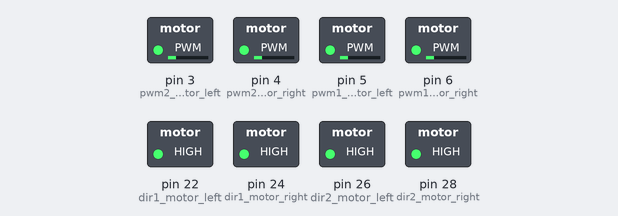
Simulated run of this sketch. Board: Arduino Mega 2560, built with avr-gcc and run on an emulated ATmega2560. On the bench: switched loads named in the sketch (green lamp = pin HIGH). What the sketch prints to the serial monitor is not drawn.

Above: at 1.1 s.
At 4.1 s:
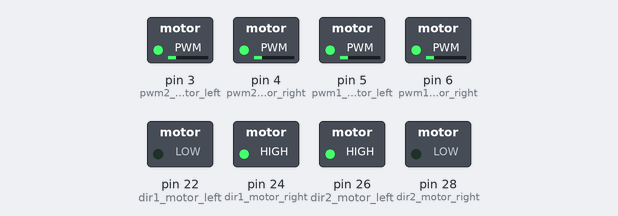
At 10.1 s:
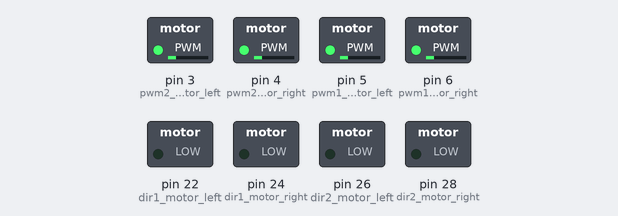
At 19.1 s:
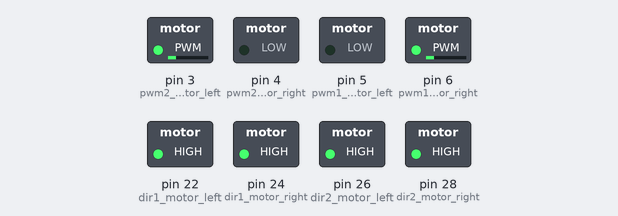
At 25.1 s:
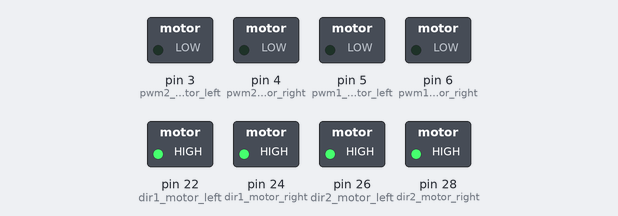
At 36.1 s:
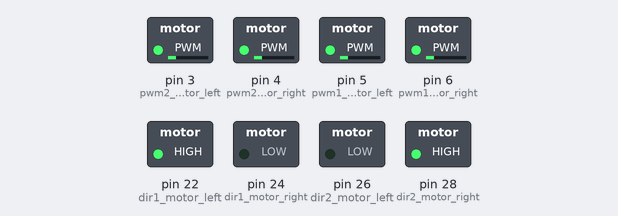
Timing chart, 0 to 40.0 s (numbered marks = the images above):
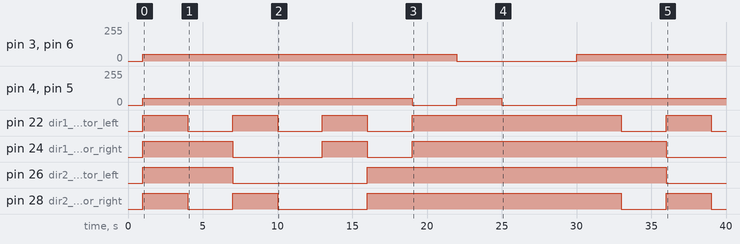

Measured:
- by itself, pin 3 (pwm2_motor_left), pin 6 (pwm1_motor_right): 0/255 → 50/255 at 1.0 s, → 0/255 21.0 s later, → 50/255 8.0 s later
- by itself, pin 4 (pwm2_motor_right), pin 5 (pwm1_motor_left): goes 50/255 18.0 s, 0/255 3.0 s, 50/255 3.0 s, 0/255 5.0 s, then 50/255
- by itself, pin 22 (dir1_motor_left): goes 3 × (HIGH 3.0 s, LOW 3.0 s), HIGH 14.0 s, LOW 3.0 s, HIGH 3.0 s, then LOW
- by itself, pin 24 (dir1_motor_right): goes HIGH 6.0 s, LOW 6.0 s, HIGH 3.0 s, LOW 3.0 s, HIGH 17.0 s, then LOW
- by itself, pin 26 (dir2_motor_left): LOW → HIGH at 1.0 s, → LOW 6.0 s later, → HIGH 9.0 s later, → LOW 20.0 s later
- by itself, pin 28 (dir2_motor_right): LOW → HIGH at 1.0 s, → LOW 3.0 s later, → HIGH 3.0 s later, → LOW 3.0 s later, … (8 changes in this stretch)

The sketch:

MotorTest.ino
```cpp
int pwm1_motor_right=6;                //pwm mottor right connect to AN2 at MDS10
int pwm1_motor_left=5;                 //pwm mottor left connect to AN1 at MDS10
int dir1_motor_right=24;                //dir1ection mottor right connect to DIG2 at MDS10
int dir1_motor_left=22;                 //dir11ection mottor left connect to DIG1 at MDS10
int pwm2_motor_right=4;                //pwm mottor right connect to AN2 at MDS10
int pwm2_motor_left=3;                 //pwm mottor left connect to AN1 at MDS10
int dir2_motor_right=28;                //dir1ection mottor right connect to DIG2 at MDS10
int dir2_motor_left=26;                 //dir11ection mottor left connect to DIG1 at MDS10


void setup() {
  Serial.begin(9600);
  pinMode(24,OUTPUT);
  pinMode(5,OUTPUT);
  pinMode(6,OUTPUT);
  pinMode(22,OUTPUT);
  pinMode(28,OUTPUT);
  pinMode(3,OUTPUT);
  pinMode(4,OUTPUT);
  pinMode(26,OUTPUT);
  delay(1000);      // to make the input data in low.
  while (!Serial){
    ;
  }
// put your  setup code here, to run once:

}

void loop() {

  Serial.print("Forward");
  analogWrite(pwm1_motor_right,50);
  analogWrite(pwm1_motor_left,50);
  analogWrite(pwm2_motor_right,50);
  analogWrite(pwm2_motor_left,50);
  digitalWrite(dir1_motor_right,HIGH);
  digitalWrite(dir1_motor_left,HIGH);
  digitalWrite(dir2_motor_right,HIGH);
  digitalWrite(dir2_motor_left,HIGH);
  delay(3000);

  Serial.print("Right Slide");
  analogWrite(pwm1_motor_right,50);
  analogWrite(pwm1_motor_left,50);
  analogWrite(pwm2_motor_right,50);
  analogWrite(pwm2_motor_left,50);
  digitalWrite(dir1_motor_right,HIGH);
  digitalWrite(dir1_motor_left,LOW);
  digitalWrite(dir2_motor_right,LOW);
  digitalWrite(dir2_motor_left,HIGH);
  delay(3000);

  Serial.print("Left Slide");
  analogWrite(pwm1_motor_right,50);
  analogWrite(pwm1_motor_left,50);
  analogWrite(pwm2_motor_right,50);
  analogWrite(pwm2_motor_left,50);
  digitalWrite(dir1_motor_right,LOW);
  digitalWrite(dir1_motor_left,HIGH);
  digitalWrite(dir2_motor_right,HIGH);
  digitalWrite(dir2_motor_left,LOW);
  delay(3000);

  Serial.print("Reverse");
  analogWrite(pwm1_motor_right,50);
  analogWrite(pwm1_motor_left,50);
  analogWrite(pwm2_motor_right,50);
  analogWrite(pwm2_motor_left,50);
  digitalWrite(dir1_motor_right,LOW);
  digitalWrite(dir1_motor_left,LOW);
  digitalWrite(dir2_motor_right,LOW);
  digitalWrite(dir2_motor_left,LOW);
  delay(3000);

  Serial.print("Rotate Clockwise");
  analogWrite(pwm1_motor_right,50);
  analogWrite(pwm1_motor_left,50);
  analogWrite(pwm2_motor_right,50);
  analogWrite(pwm2_motor_left,50);
  digitalWrite(dir1_motor_right,HIGH);
  digitalWrite(dir1_motor_left,HIGH);
  digitalWrite(dir2_motor_right,LOW);
  digitalWrite(dir2_motor_left,LOW);
  delay(3000);


  Serial.print("Rotate Counter Clockwise");
  analogWrite(pwm1_motor_right,50);
  analogWrite(pwm1_motor_left,50);
  analogWrite(pwm2_motor_right,50);
  analogWrite(pwm2_motor_left,50);
  digitalWrite(dir1_motor_right,LOW);
  digitalWrite(dir1_motor_left,LOW);
  digitalWrite(dir2_motor_right,HIGH);
  digitalWrite(dir2_motor_left,HIGH);
  delay(3000);

  Serial.print("Turn Right");
  analogWrite(pwm1_motor_right,50);
  analogWrite(pwm1_motor_left,0);
  analogWrite(pwm2_motor_right,0);
  analogWrite(pwm2_motor_left,50);
  digitalWrite(dir1_motor_right,HIGH);
  digitalWrite(dir1_motor_left,HIGH);
  digitalWrite(dir2_motor_right,HIGH);
  digitalWrite(dir2_motor_left,HIGH);
  delay(3000);

  Serial.print("Turn Left");
  analogWrite(pwm1_motor_right,0);
  analogWrite(pwm1_motor_left,50);
  analogWrite(pwm2_motor_right,50);
  analogWrite(pwm2_motor_left,0);
  digitalWrite(dir1_motor_right,HIGH);
  digitalWrite(dir1_motor_left,HIGH);
  digitalWrite(dir2_motor_right,HIGH);
  digitalWrite(dir2_motor_left,HIGH);
  delay(3000);

  Serial.print("Stop");
  analogWrite(pwm1_motor_right,0);
  analogWrite(pwm1_motor_left,0);
  analogWrite(pwm2_motor_right,0);
  analogWrite(pwm2_motor_left,0);
  digitalWrite(dir1_motor_right,HIGH);
  digitalWrite(dir1_motor_left,HIGH);
  digitalWrite(dir2_motor_right,HIGH);
  digitalWrite(dir2_motor_left,HIGH);
  delay(5000);


}
```
